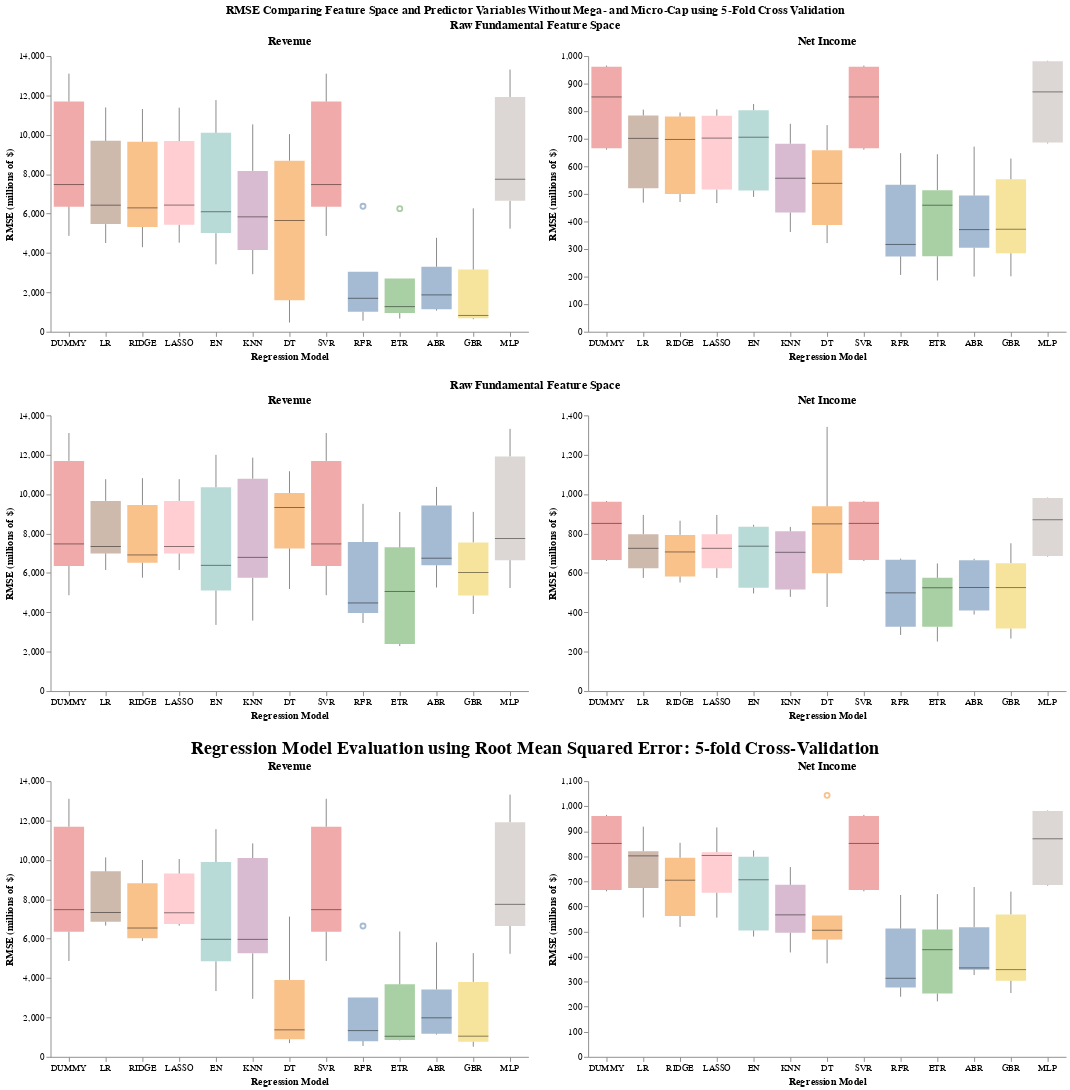

Notebook code for this chart:
### Code cell
(full_chart & full_chart2 & full_chart3).configure_view(stroke=None).properties(
    title=alt.TitleParams('RMSE Comparing Feature Space and Predictor Variables Without Mega- and Micro-Cap using 5-Fold Cross Validation', anchor='middle'))

### Figure 1 — Vega-Lite specification as saved in the notebook (floating-point values rounded to 4 significant figures)
{"config": {"view": {"continuousWidth": 300, "continuousHeight": 300, "stroke": null}}, "vconcat": [{"hconcat": [{"data": {"name": "data-f8d478ce3272b09e26522cb571598e1c"}, "mark": {"type": "boxplot", "median": {"color": "black", "strokeWidth": 3}, "opacity": 0.5, "size": 33}, "encoding": {"color": {"field": "model", "legend": null, "type": "nominal"}, "x": {"axis": {"grid": false, "labelAngle": 0}, "field": "model", "sort": ["DUMMY", "LR", "RIDGE", "LASSO", "EN", "KNN", "DT", "SVR", "RFR", "ETR", "ABR", "GBR", "MLP"], "title": "Regression Model", "type": "nominal"}, "y": {"axis": {"grid": false}, "field": "rmse", "title": "RMSE (millions of $)", "type": "quantitative"}}, "height": 300, "title": "Revenue", "width": 520}, {"data": {"name": "data-91d1af5b6c03899e202f3e062c495bcf"}, "mark": {"type": "boxplot", "median": {"color": "black", "strokeWidth": 3}, "opacity": 0.5, "size": 33}, "encoding": {"color": {"field": "model", "legend": null, "type": "nominal"}, "x": {"axis": {"grid": false, "labelAngle": 0}, "field": "model", "sort": ["DUMMY", "LR", "RIDGE", "LASSO", "EN", "KNN", "DT", "SVR", "RFR", "ETR", "ABR", "GBR", "MLP"], "title": "Regression Model", "type": "nominal"}, "y": {"axis": {"grid": false}, "field": "rmse", "title": "RMSE (millions of $)", "type": "quantitative"}}, "height": 300, "title": "Net Income", "width": 520}], "title": {"text": "Raw Fundamental Feature Space", "anchor": "middle"}}, {"hconcat": [{"data": {"name": "data-493153f760612208e8e373bdfbef46e2"}, "mark": {"type": "boxplot", "median": {"color": "black", "strokeWidth": 3}, "opacity": 0.5, "size": 33}, "encoding": {"color": {"field": "model", "legend": null, "type": "nominal"}, "x": {"axis": {"grid": false, "labelAngle": 0}, "field": "model", "sort": ["DUMMY", "LR", "RIDGE", "LASSO", "EN", "KNN", "DT", "SVR", "RFR", "ETR", "ABR", "GBR", "MLP"], "title": "Regression Model", "type": "nominal"}, "y": {"axis": {"grid": false}, "field": "rmse", "title": "RMSE (millions of $)", "type": "quantitative"}}, "height": 300, "title": "Revenue", "width": 520}, {"data": {"name": "data-4d6e6c7ef38f59cf3e9682ef669c117c"}, "mark": {"type": "boxplot", "median": {"color": "black", "strokeWidth": 3}, "opacity": 0.5, "size": 33}, "encoding": {"color": {"field": "model", "legend": null, "type": "nominal"}, "x": {"axis": {"grid": false, "labelAngle": 0}, "field": "model", "sort": ["DUMMY", "LR", "RIDGE", "LASSO", "EN", "KNN", "DT", "SVR", "RFR", "ETR", "ABR", "GBR", "MLP"], "title": "Regression Model", "type": "nominal"}, "y": {"axis": {"grid": false}, "field": "rmse", "title": "RMSE (millions of $)", "type": "quantitative"}}, "height": 300, "title": "Net Income", "width": 520}], "title": {"text": "Raw Fundamental Feature Space", "anchor": "middle"}}, {"hconcat": [{"data": {"name": "data-a1e963e30a4ab4e74ec7ca0dd39d98fd"}, "mark": {"type": "boxplot", "median": {"color": "black", "strokeWidth": 3}, "opacity": 0.5, "size": 33}, "encoding": {"color": {"field": "model", "legend": null, "type": "nominal"}, "x": {"axis": {"grid": false, "labelAngle": 0}, "field": "model", "sort": ["DUMMY", "LR", "RIDGE", "LASSO", "EN", "KNN", "DT", "SVR", "RFR", "ETR", "ABR", "GBR", "MLP"], "title": "Regression Model", "type": "nominal"}, "y": {"axis": {"grid": false}, "field": "rmse", "title": "RMSE (millions of $)", "type": "quantitative"}}, "height": 300, "title": "Revenue", "width": 520}, {"data": {"name": "data-1160b391e5edb8350bf61028962e1cac"}, "mark": {"type": "boxplot", "median": {"color": "black", "strokeWidth": 3}, "opacity": 0.5, "size": 33}, "encoding": {"color": {"field": "model", "legend": null, "type": "nominal"}, "x": {"axis": {"grid": false, "labelAngle": 0}, "field": "model", "sort": ["DUMMY", "LR", "RIDGE", "LASSO", "EN", "KNN", "DT", "SVR", "RFR", "ETR", "ABR", "GBR", "MLP"], "title": "Regression Model", "type": "nominal"}, "y": {"axis": {"grid": false}, "field": "rmse", "title": "RMSE (millions of $)", "type": "quantitative"}}, "height": 300, "title": "Net Income", "width": 520}], "title": {"text": "Regression Model Evaluation using Root Mean Squared Error: 5-fold Cross-Validation", "anchor": "middle", "fontSize": 20}}], "title": {"text": "RMSE Comparing Feature Space and Predictor Variables Without Mega- and Micro-Cap using 5-Fold Cross Validation", "anchor": "middle"}, "$schema": "https://vega.github.io/schema/vega-lite/v5.20.1.json", "datasets": {"data-f8d478ce3272b09e26522cb571598e1c": [{"model": "DUMMY", "rmse": 11690.0}, {"model": "DUMMY", "rmse": 7473.0}, {"model": "DUMMY", "rmse": 4868.0}, {"model": "DUMMY", "rmse": 6354.0}, {"model": "DUMMY", "rmse": 13110.0}, {"model": "LR", "rmse": 9694.0}, {"model": "LR", "rmse": 6428.0}, {"model": "LR", "rmse": 4505.0}, {"model": "LR", "rmse": 5466.0}, {"model": "LR", "rmse": 11390.0}, {"model": "RIDGE", "rmse": 9643.0}, {"model": "RIDGE", "rmse": 6291.0}, {"model": "RIDGE", "rmse": 4292.0}, {"model": "RIDGE", "rmse": 5317.0}, {"model": "RIDGE", "rmse": 11310.0}, {"model": "LASSO", "rmse": 9683.0}, {"model": "LASSO", "rmse": 6433.0}, {"model": "LASSO", "rmse": 4524.0}, {"model": "LASSO", "rmse": 5432.0}, {"model": "LASSO", "rmse": 11380.0}, {"model": "EN", "rmse": 10100.0}, {"model": "EN", "rmse": 6094.0}, {"model": "EN", "rmse": 3426.0}, {"model": "EN", "rmse": 5009.0}, {"model": "EN", "rmse": 11760.0}, {"model": "KNN", "rmse": 8169.0}, {"model": "KNN", "rmse": 5834.0}, {"model": "KNN", "rmse": 2921.0}, {"model": "KNN", "rmse": 4152.0}, {"model": "KNN", "rmse": 10530.0}, {"model": "DT", "rmse": 10030.0}, {"model": "DT", "rmse": 5647.0}, {"model": "DT", "rmse": 470.9}, {"model": "DT", "rmse": 1605.0}, {"model": "DT", "rmse": 8687.0}, {"model": "SVR", "rmse": 11690.0}, {"model": "SVR", "rmse": 7473.0}, {"model": "SVR", "rmse": 4868.0}, {"model": "SVR", "rmse": 6354.0}, {"model": "SVR", "rmse": 13110.0}, {"model": "RFR", "rmse": 3052.0}, {"model": "RFR", "rmse": 1701.0}, {"model": "RFR", "rmse": 560.0}, {"model": "RFR", "rmse": 1013.0}, {"model": "RFR", "rmse": 6373.0}, {"model": "ETR", "rmse": 2703.0}, {"model": "ETR", "rmse": 1275.0}, {"model": "ETR", "rmse": 671.5}, {"model": "ETR", "rmse": 948.6}, {"model": "ETR", "rmse": 6252.0}, {"model": "ABR", "rmse": 3304.0}, {"model": "ABR", "rmse": 1872.0}, {"model": "ABR", "rmse": 1149.0}, {"model": "ABR", "rmse": 1076.0}, {"model": "ABR", "rmse": 4768.0}, {"model": "GBR", "rmse": 3155.0}, {"model": "GBR", "rmse": 830.2}, {"model": "GBR", "rmse": 636.6}, {"model": "GBR", "rmse": 690.0}, {"model": "GBR", "rmse": 6267.0}, {"model": "MLP", "rmse": 11920.0}, {"model": "MLP", "rmse": 7746.0}, {"model": "MLP", "rmse": 5234.0}, {"model": "MLP", "rmse": 6647.0}, {"model": "MLP", "rmse": 13320.0}], "data-91d1af5b6c03899e202f3e062c495bcf": [{"model": "DUMMY", "rmse": 965.5}, {"model": "DUMMY", "rmse": 851.7}, {"model": "DUMMY", "rmse": 660.5}, {"model": "DUMMY", "rmse": 665.8}, {"model": "DUMMY", "rmse": 960.9}, {"model": "LR", "rmse": 805.6}, {"model": "LR", "rmse": 701.6}, {"model": "LR", "rmse": 520.2}, {"model": "LR", "rmse": 468.3}, {"model": "LR", "rmse": 784.5}, {"model": "RIDGE", "rmse": 795.3}, {"model": "RIDGE", "rmse": 697.6}, {"model": "RIDGE", "rmse": 499.4}, {"model": "RIDGE", "rmse": 470.6}, {"model": "RIDGE", "rmse": 780.9}, {"model": "LASSO", "rmse": 806.4}, {"model": "LASSO", "rmse": 702.4}, {"model": "LASSO", "rmse": 515.7}, {"model": "LASSO", "rmse": 466.7}, {"model": "LASSO", "rmse": 783.4}, {"model": "EN", "rmse": 826.0}, {"model": "EN", "rmse": 705.7}, {"model": "EN", "rmse": 489.2}, {"model": "EN", "rmse": 512.7}, {"model": "EN", "rmse": 803.6}, {"model": "KNN", "rmse": 754.3}, {"model": "KNN", "rmse": 556.9}, {"model": "KNN", "rmse": 432.6}, {"model": "KNN", "rmse": 361.9}, {"model": "KNN", "rmse": 682.0}, {"model": "DT", "rmse": 749.4}, {"model": "DT", "rmse": 658.2}, {"model": "DT", "rmse": 321.5}, {"model": "DT", "rmse": 386.9}, {"model": "DT", "rmse": 538.4}, {"model": "SVR", "rmse": 965.5}, {"model": "SVR", "rmse": 851.7}, {"model": "SVR", "rmse": 660.5}, {"model": "SVR", "rmse": 665.8}, {"model": "SVR", "rmse": 960.9}, {"model": "RFR", "rmse": 647.8}, {"model": "RFR", "rmse": 316.8}, {"model": "RFR", "rmse": 206.1}, {"model": "RFR", "rmse": 273.4}, {"model": "RFR", "rmse": 532.9}, {"model": "ETR", "rmse": 643.7}, {"model": "ETR", "rmse": 459.0}, {"model": "ETR", "rmse": 186.0}, {"model": "ETR", "rmse": 273.7}, {"model": "ETR", "rmse": 513.6}, {"model": "ABR", "rmse": 671.4}, {"model": "ABR", "rmse": 370.4}, {"model": "ABR", "rmse": 199.9}, {"model": "ABR", "rmse": 304.6}, {"model": "ABR", "rmse": 494.1}, {"model": "GBR", "rmse": 628.3}, {"model": "GBR", "rmse": 371.9}, {"model": "GBR", "rmse": 201.2}, {"model": "GBR", "rmse": 284.8}, {"model": "GBR", "rmse": 553.1}, {"model": "MLP", "rmse": 982.8}, {"model": "MLP", "rmse": 870.0}, {"model": "MLP", "rmse": 683.0}, {"model": "MLP", "rmse": 686.1}, {"model": "MLP", "rmse": 980.9}], "data-493153f760612208e8e373bdfbef46e2": [{"model": "DUMMY", "rmse": 11690.0}, {"model": "DUMMY", "rmse": 7473.0}, {"model": "DUMMY", "rmse": 4868.0}, {"model": "DUMMY", "rmse": 6354.0}, {"model": "DUMMY", "rmse": 13110.0}, {"model": "LR", "rmse": 9658.0}, {"model": "LR", "rmse": 7343.0}, {"model": "LR", "rmse": 6146.0}, {"model": "LR", "rmse": 6989.0}, {"model": "LR", "rmse": 10760.0}, {"model": "RIDGE", "rmse": 9452.0}, {"model": "RIDGE", "rmse": 6914.0}, {"model": "RIDGE", "rmse": 5758.0}, {"model": "RIDGE", "rmse": 6519.0}, {"model": "RIDGE", "rmse": 10810.0}, {"model": "LASSO", "rmse": 9658.0}, {"model": "LASSO", "rmse": 7344.0}, {"model": "LASSO", "rmse": 6146.0}, {"model": "LASSO", "rmse": 6989.0}, {"model": "LASSO", "rmse": 10760.0}, {"model": "EN", "rmse": 10350.0}, {"model": "EN", "rmse": 6387.0}, {"model": "EN", "rmse": 3360.0}, {"model": "EN", "rmse": 5105.0}, {"model": "EN", "rmse": 12000.0}, {"model": "KNN", "rmse": 10790.0}, {"model": "KNN", "rmse": 6792.0}, {"model": "KNN", "rmse": 3579.0}, {"model": "KNN", "rmse": 5751.0}, {"model": "KNN", "rmse": 11850.0}, {"model": "DT", "rmse": 10050.0}, {"model": "DT", "rmse": 7242.0}, {"model": "DT", "rmse": 9321.0}, {"model": "DT", "rmse": 5184.0}, {"model": "DT", "rmse": 11160.0}, {"model": "SVR", "rmse": 11690.0}, {"model": "SVR", "rmse": 7473.0}, {"model": "SVR", "rmse": 4868.0}, {"model": "SVR", "rmse": 6354.0}, {"model": "SVR", "rmse": 13110.0}, {"model": "RFR", "rmse": 7569.0}, {"model": "RFR", "rmse": 3963.0}, {"model": "RFR", "rmse": 3455.0}, {"model": "RFR", "rmse": 4475.0}, {"model": "RFR", "rmse": 9508.0}, {"model": "ETR", "rmse": 7298.0}, {"model": "ETR", "rmse": 5061.0}, {"model": "ETR", "rmse": 2388.0}, {"model": "ETR", "rmse": 2286.0}, {"model": "ETR", "rmse": 9091.0}, {"model": "ABR", "rmse": 9426.0}, {"model": "ABR", "rmse": 6749.0}, {"model": "ABR", "rmse": 5259.0}, {"model": "ABR", "rmse": 6390.0}, {"model": "ABR", "rmse": 10370.0}, {"model": "GBR", "rmse": 7549.0}, {"model": "GBR", "rmse": 4852.0}, {"model": "GBR", "rmse": 6022.0}, {"model": "GBR", "rmse": 3915.0}, {"model": "GBR", "rmse": 9100.0}, {"model": "MLP", "rmse": 11920.0}, {"model": "MLP", "rmse": 7746.0}, {"model": "MLP", "rmse": 5234.0}, {"model": "MLP", "rmse": 6647.0}, {"model": "MLP", "rmse": 13320.0}], "data-4d6e6c7ef38f59cf3e9682ef669c117c": [{"model": "DUMMY", "rmse": 965.5}, {"model": "DUMMY", "rmse": 851.7}, {"model": "DUMMY", "rmse": 660.5}, {"model": "DUMMY", "rmse": 665.8}, {"model": "DUMMY", "rmse": 960.9}, {"model": "LR", "rmse": 894.6}, {"model": "LR", "rmse": 725.1}, {"model": "LR", "rmse": 623.9}, {"model": "LR", "rmse": 574.7}, {"model": "LR", "rmse": 796.9}, {"model": "RIDGE", "rmse": 865.2}, {"model": "RIDGE", "rmse": 706.6}, {"model": "RIDGE", "rmse": 582.0}, {"model": "RIDGE", "rmse": 551.3}, {"model": "RIDGE", "rmse": 793.1}, {"model": "LASSO", "rmse": 894.6}, {"model": "LASSO", "rmse": 725.1}, {"model": "LASSO", "rmse": 623.8}, {"model": "LASSO", "rmse": 574.7}, {"model": "LASSO", "rmse": 796.8}, {"model": "EN", "rmse": 844.3}, {"model": "EN", "rmse": 735.9}, {"model": "EN", "rmse": 495.6}, {"model": "EN", "rmse": 524.6}, {"model": "EN", "rmse": 834.8}, {"model": "KNN", "rmse": 833.7}, {"model": "KNN", "rmse": 704.9}, {"model": "KNN", "rmse": 478.6}, {"model": "KNN", "rmse": 515.9}, {"model": "KNN", "rmse": 811.5}, {"model": "DT", "rmse": 938.3}, {"model": "DT", "rmse": 849.0}, {"model": "DT", "rmse": 598.6}, {"model": "DT", "rmse": 427.2}, {"model": "DT", "rmse": 1342.0}, {"model": "SVR", "rmse": 965.5}, {"model": "SVR", "rmse": 851.7}, {"model": "SVR", "rmse": 660.5}, {"model": "SVR", "rmse": 665.8}, {"model": "SVR", "rmse": 960.9}, {"model": "RFR", "rmse": 672.8}, {"model": "RFR", "rmse": 498.8}, {"model": "RFR", "rmse": 285.1}, {"model": "RFR", "rmse": 327.2}, {"model": "RFR", "rmse": 666.5}, {"model": "ETR", "rmse": 648.1}, {"model": "ETR", "rmse": 524.7}, {"model": "ETR", "rmse": 251.6}, {"model": "ETR", "rmse": 326.2}, {"model": "ETR", "rmse": 575.4}, {"model": "ABR", "rmse": 664.8}, {"model": "ABR", "rmse": 526.3}, {"model": "ABR", "rmse": 408.9}, {"model": "ABR", "rmse": 389.0}, {"model": "ABR", "rmse": 672.0}, {"model": "GBR", "rmse": 649.5}, {"model": "GBR", "rmse": 525.5}, {"model": "GBR", "rmse": 266.6}, {"model": "GBR", "rmse": 317.8}, {"model": "GBR", "rmse": 750.6}, {"model": "MLP", "rmse": 982.8}, {"model": "MLP", "rmse": 870.0}, {"model": "MLP", "rmse": 683.0}, {"model": "MLP", "rmse": 686.1}, {"model": "MLP", "rmse": 980.9}], "data-a1e963e30a4ab4e74ec7ca0dd39d98fd": [{"model": "DUMMY", "rmse": 11690.0}, {"model": "DUMMY", "rmse": 7473.0}, {"model": "DUMMY", "rmse": 4868.0}, {"model": "DUMMY", "rmse": 6354.0}, {"model": "DUMMY", "rmse": 13110.0}, {"model": "LR", "rmse": 9419.0}, {"model": "LR", "rmse": 7332.0}, {"model": "LR", "rmse": 6861.0}, {"model": "LR", "rmse": 6667.0}, {"model": "LR", "rmse": 10130.0}, {"model": "RIDGE", "rmse": 8811.0}, {"model": "RIDGE", "rmse": 6542.0}, {"model": "RIDGE", "rmse": 5889.0}, {"model": "RIDGE", "rmse": 6027.0}, {"model": "RIDGE", "rmse": 9999.0}, {"model": "LASSO", "rmse": 9309.0}, {"model": "LASSO", "rmse": 7316.0}, {"model": "LASSO", "rmse": 6750.0}, {"model": "LASSO", "rmse": 6660.0}, {"model": "LASSO", "rmse": 10050.0}, {"model": "EN", "rmse": 9892.0}, {"model": "EN", "rmse": 5970.0}, {"model": "EN", "rmse": 3341.0}, {"model": "EN", "rmse": 4851.0}, {"model": "EN", "rmse": 11560.0}, {"model": "KNN", "rmse": 10100.0}, {"model": "KNN", "rmse": 5967.0}, {"model": "KNN", "rmse": 2946.0}, {"model": "KNN", "rmse": 5256.0}, {"model": "KNN", "rmse": 10840.0}, {"model": "DT", "rmse": 3909.0}, {"model": "DT", "rmse": 1370.0}, {"model": "DT", "rmse": 888.9}, {"model": "DT", "rmse": 695.5}, {"model": "DT", "rmse": 7123.0}, {"model": "SVR", "rmse": 11690.0}, {"model": "SVR", "rmse": 7473.0}, {"model": "SVR", "rmse": 4868.0}, {"model": "SVR", "rmse": 6354.0}, {"model": "SVR", "rmse": 13110.0}, {"model": "RFR", "rmse": 3015.0}, {"model": "RFR", "rmse": 796.9}, {"model": "RFR", "rmse": 550.3}, {"model": "RFR", "rmse": 1332.0}, {"model": "RFR", "rmse": 6643.0}, {"model": "ETR", "rmse": 3685.0}, {"model": "ETR", "rmse": 854.2}, {"model": "ETR", "rmse": 835.5}, {"model": "ETR", "rmse": 1047.0}, {"model": "ETR", "rmse": 6365.0}, {"model": "ABR", "rmse": 3425.0}, {"model": "ABR", "rmse": 1981.0}, {"model": "ABR", "rmse": 1178.0}, {"model": "ABR", "rmse": 1131.0}, {"model": "ABR", "rmse": 5815.0}, {"model": "GBR", "rmse": 3807.0}, {"model": "GBR", "rmse": 766.7}, {"model": "GBR", "rmse": 516.1}, {"model": "GBR", "rmse": 1050.0}, {"model": "GBR", "rmse": 5268.0}, {"model": "MLP", "rmse": 11920.0}, {"model": "MLP", "rmse": 7746.0}, {"model": "MLP", "rmse": 5234.0}, {"model": "MLP", "rmse": 6647.0}, {"model": "MLP", "rmse": 13320.0}], "data-1160b391e5edb8350bf61028962e1cac": [{"model": "DUMMY", "rmse": 965.5}, {"model": "DUMMY", "rmse": 851.7}, {"model": "DUMMY", "rmse": 660.5}, {"model": "DUMMY", "rmse": 665.8}, {"model": "DUMMY", "rmse": 960.9}, {"model": "LR", "rmse": 918.3}, {"model": "LR", "rmse": 801.8}, {"model": "LR", "rmse": 674.1}, {"model": "LR", "rmse": 555.9}, {"model": "LR", "rmse": 820.5}, {"model": "RIDGE", "rmse": 854.0}, {"model": "RIDGE", "rmse": 704.9}, {"model": "RIDGE", "rmse": 562.1}, {"model": "RIDGE", "rmse": 518.3}, {"model": "RIDGE", "rmse": 794.4}, {"model": "LASSO", "rmse": 915.3}, {"model": "LASSO", "rmse": 803.5}, {"model": "LASSO", "rmse": 654.9}, {"model": "LASSO", "rmse": 555.3}, {"model": "LASSO", "rmse": 816.4}, {"model": "EN", "rmse": 823.5}, {"model": "EN", "rmse": 706.4}, {"model": "EN", "rmse": 480.0}, {"model": "EN", "rmse": 504.4}, {"model": "EN", "rmse": 798.7}, {"model": "KNN", "rmse": 757.4}, {"model": "KNN", "rmse": 566.5}, {"model": "KNN", "rmse": 416.4}, {"model": "KNN", "rmse": 495.2}, {"model": "KNN", "rmse": 686.2}, {"model": "DT", "rmse": 1043.0}, {"model": "DT", "rmse": 467.8}, {"model": "DT", "rmse": 505.2}, {"model": "DT", "rmse": 373.1}, {"model": "DT", "rmse": 563.9}, {"model": "SVR", "rmse": 965.5}, {"model": "SVR", "rmse": 851.7}, {"model": "SVR", "rmse": 660.5}, {"model": "SVR", "rmse": 665.8}, {"model": "SVR", "rmse": 960.9}, {"model": "RFR", "rmse": 645.7}, {"model": "RFR", "rmse": 313.6}, {"model": "RFR", "rmse": 239.7}, {"model": "RFR", "rmse": 277.1}, {"model": "RFR", "rmse": 512.0}, {"model": "ETR", "rmse": 649.3}, {"model": "ETR", "rmse": 427.5}, {"model": "ETR", "rmse": 221.3}, {"model": "ETR", "rmse": 252.5}, {"model": "ETR", "rmse": 507.7}, {"model": "ABR", "rmse": 677.6}, {"model": "ABR", "rmse": 348.0}, {"model": "ABR", "rmse": 354.8}, {"model": "ABR", "rmse": 326.4}, {"model": "ABR", "rmse": 517.5}, {"model": "GBR", "rmse": 659.3}, {"model": "GBR", "rmse": 347.9}, {"model": "GBR", "rmse": 254.7}, {"model": "GBR", "rmse": 303.6}, {"model": "GBR", "rmse": 568.4}, {"model": "MLP", "rmse": 982.8}, {"model": "MLP", "rmse": 870.0}, {"model": "MLP", "rmse": 683.0}, {"model": "MLP", "rmse": 686.1}, {"model": "MLP", "rmse": 980.9}]}}
